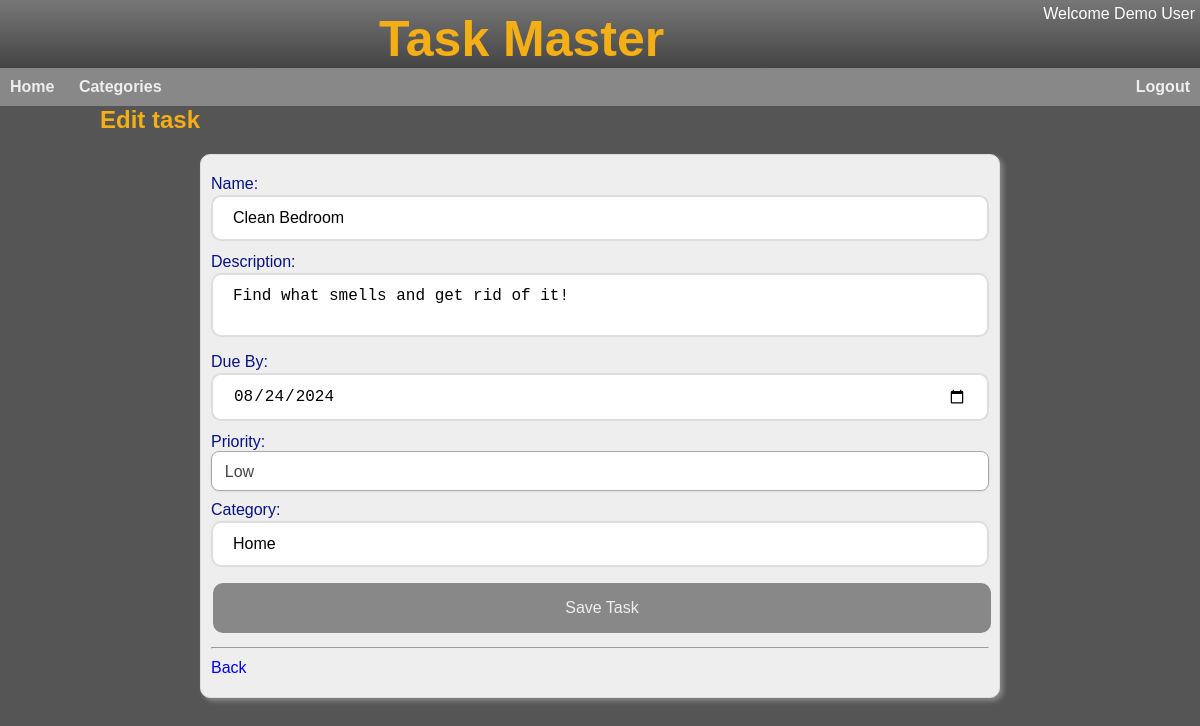
The app's page /edit/2 (signed in) with its own data.
### app/models/user.py (models this page shows, shortened)
class User(UserMixin, db.Model):
  id = db.Column(db.Integer, primary_key=True)
  username = db.Column(db.String(32), index=True, unique=True)
  display_name = db.Column(db.String(32))
  school_id = db.Column(db.Integer)
  access = db.Column(db.Integer, default=ACCESS['basic'])
  email = db.Column(db.String(120), index=True, unique=True)
  email_verified = db.Column(db.Integer)
  password_hash = db.Column(db.String(128))
  last_seen = db.Column(db.DateTime)
  created_at = db.Column(db.DateTime, default=db.func.datetime('now')) #default=db.func.utc_timestamp())
  last_modified = db.Column(db.DateTime, default=db.func.datetime('now'), onupdate=db.func.datetime('now')) #, default=db.func.utc_timestamp(), onupdate=db.func.utc_timestamp())
  tasks = db.relationship('Task', backref='user', lazy=True)
  def update_last_seen(self):
    last_seen = self.last_seen if self.last_seen else datetime.fromtimestamp(0)
    if (datetime.utcnow() - last_seen).total_seconds() > 600:  # More than 10 minutes ago
     self.last_seen = datetime.utcnow()
     db.session.commit()

### app/models/task.py (models this page shows, shortened)
class Task(db.Model):
  id = db.Column(db.Integer, primary_key=True)
  user_id = db.Column(db.Integer, db.ForeignKey('user.id'))
  name = db.Column(db.String(32))
  description = db.Column(db.String(250))
  category = db.Column(db.String(10))
  priority = db.Column(db.Integer,default=P_LOW)
  status = db.Column(db.Integer,default=STS_NEW)
  due_by = db.Column(db.DateTime)
  created_at = db.Column(db.DateTime, default=db.func.datetime('now'))

### app/main/main_routes.py (the view)
@bp.route('/edit/<id>')
@login_required
def edit_task(id):
    task = Task.query.get(id)
    if not task or task.user_id != current_user.id:
      abort(403)
    return render_template('edit_task.html', task=task, action_url = url_for('main.update_task', id=task.id))

### app/main/__init__.py (called while the page is built)
def init_app(app):
    app.register_blueprint(bp)
    app.register_error_handler(403, error_forbidden)
    app.jinja_options['finalize'] = lambda x: x if x is not None else '' #prevent Jinja from printing None
    login.login_view = 'main.login'
    login.init_app(app)
    @app.context_processor
    def inject_default_template_variables():
         return dict(h=helpers)
    @app.before_request
    def update_last_seen():
      if current_user.is_authenticated:
        current_user.update_last_seen()

### app/models/user.py (called while the page is built)
@login.user_loader
def load_user(id):
  return User.query.get(int(id))

### app/utils/helpers.py (called while the page is built)
def html_date(dt):
  if not isinstance(dt, datetime.datetime):
    return ''
  return dt.strftime("%Y-%m-%d")

### app/templates/edit_task.html
{% extends "base.html" %}
{% block head %}
  <link rel="stylesheet" href="{{ url_for('static', filename='taskform.css') }}">
{% endblock %}
{% block content %}
<div id="new-task">
  <h2>Edit task</h2>
    {% include '_task_form.html'   %}
</div>
{% endblock %}

### app/templates/_header.html
<div id="header">
  <div id="userinfo">
    {% if current_user.is_authenticated %}
      <div id="user">Welcome {{current_user.display_name }}</div>
    {% endif %}
  </div>
  <span class="title">Task Master</span>
</div>
<div id="menubar">
  <ul>
    {% if not current_user.is_anonymous %}
      <li><a href="{{ url_for('.home') }}">Home</a></li>
      <li><a href="{{ url_for('.category_tasks', category='All') }}">Categories</a></li>
      <li class="right"><a href="{{ url_for('main.logout') }}">Logout</a></li>
    {% endif %}
  </ul>
</div>

### app/templates/_task_form.html (shortened to what this page needs)
<form id="taskform" action="{{ action_url }}" method="POST">
    <div>
        <label for="name">Name:</label>
        <input type="text" id="title" name="name" value="{{ task.name }}" required>
    </div>
    <div>
        <label for="description">Description:</label>
        <textarea id="description" name="description">{{ task.description }}</textarea>
    </div>
    <div>
        <label for="due_by">Due By:</label>
        <input type="date" id="due_by" name="due_by" value="{{ h.html_date(task.due_by) }}">
    </div>
    <div>
        <label for="priority">Priority:</label>
        <select id="priority" name="priority" required>
            <option value="0" {% if task.priority == 0 %}selected{% endif %}>Low</option>
        </select>
    </div>
    <div>
        <label for="category">Category:</label>
        <input type="text" id="category" name="category" value="{{ task.category }}" >
    </div>
    <div>
        <input type="submit" value="Save Task">
    </div>
    <div>
      <hr>
      <p><a href="{{ url_for('.home') }}">Back</a></li></p>
    </div>
</form>

### app/static/base.css (style rules this page uses)
* { margin: 0px; padding: 0px; box-sizing: border-box; }
body { color: #fff; background: #555; font-family: Arial, Helvetica, sans-serif; }
p { margin: 10px 0px; }
#header { overflow: hidden; background: linear-gradient(#777, #444); text-align: center; }
#header .title { color: rgb(244, 174, 22); font-family: Arial, Helvetica, sans-serif; font-weight: bold; font-size: 50px; display: inline-block; margin-top: 10px; }
h2 { color: rgb(244, 174, 22); }
#userinfo { float:right; text-align:right; margin-top: 5px; margin-right: 5px; }
#menubar { font-family: Arial, Helvetica, sans-serif; font-weight: bold; color: #eee; background: #888; }
#menubar ul { list-style-type: none; overflow: hidden; margin: 0; padding: 0; }
#menubar li { display: inline-block; padding: 10px 0px; text-align: center; }
#menubar li.right { float: right; }
#menubar li a { text-decoration: none; padding: 10px 10px; color: #eee; }

### app/static/taskform.css (style rules this page uses)
#taskform { display: block; width: 80%; min-width:300px; margin: 20px auto; padding: 10px; border: 1px solid #ddd; border-radius: 10px; box-shadow: 3px 3px 5px #888; background-color: #eee; color: rgb(7, 17, 127); }
#taskform div { margin: 10px 0px; }
#taskform a { text-decoration: none; }
#taskform input[type=text], #taskform input[type=password], #taskform input[type=date], #taskform textarea { font-size: 16px; width: 100%; padding: 12px 20px; margin: 2px 0; box-sizing: border-box; border: 2px solid #ddd; border-radius: 10px; transition: 0.5s; }
#taskform textarea { resize: none; }
#taskform input[type=submit] { color: #eee; background-color: #888; border: none; border-radius: 10px; width: 100%; padding: 16px 32px; text-align: center; text-decoration: none; display: inline-block; font-size: 16px; margin: 4px 2px; transition-duration: 0.2s; cursor: pointer; }
#taskform select { display: block; font-size: 16px; font-family: sans-serif; color: #444; line-height: 1.3; padding: .6em 1.4em .5em .8em; width: 100%; max-width: 100%; box-sizing: border-box; margin: 0; border: 1px solid #aaa; box-shadow: 0 1px 0 1px rgba(0,0,0,.04); border-radius: .5em; -moz-appearance: none; -webkit-appearance: none; appearance: none; background-color: #fff; background-repeat: no-repeat, repeat; background-position: right .7em top 50%, 0 0; background-size: .65em auto, 100%; }
#taskform select option { font-weight:normal; }

### records on screen
User: display_name "Demo User"
Task: name "Clean Bedroom", description "Find what smells and get rid of it!", due_by "08/24/2024", priority "Low", category "Home"
